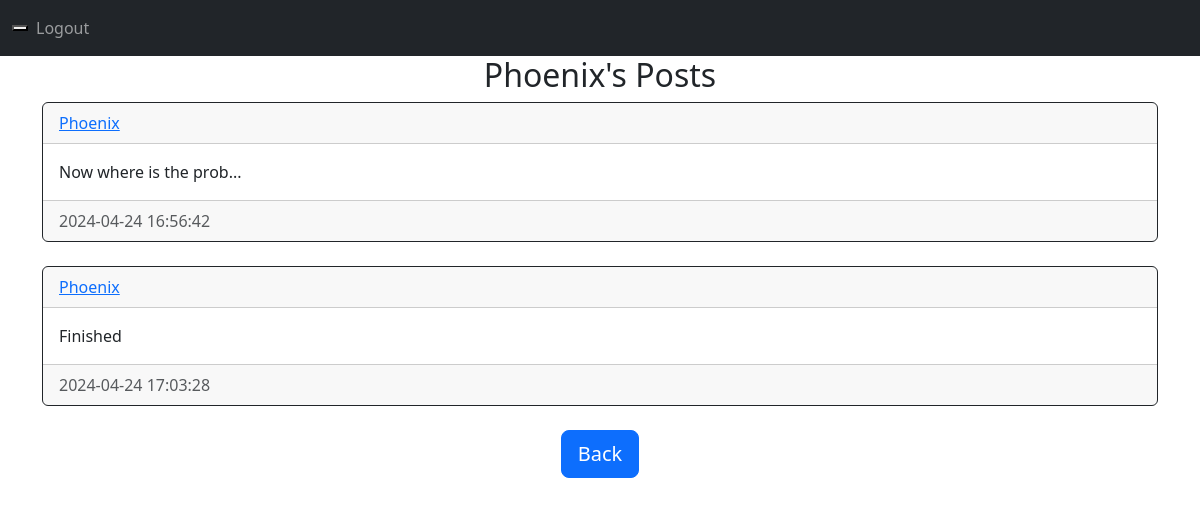
Page /posts/Phoenix (signed in) on the committed database.
### main.py (models this page shows)
class Post(db.Model):
  id = db.Column(db.Integer, primary_key=True)
  text = db.Column(db.Text,nullable=False)
  date_created = db.Column(db.DateTime(timezone = True),default = func.now())
  author = db.Column(db.Integer,db.ForeignKey('users.id',ondelete="CASCADE"),nullable=False)
  comments = db.relationship('Comment',backref = 'post',passive_deletes=True)
  likes = db.relationship('Like',backref = 'post',passive_deletes=True)

class Users(UserMixin, db.Model):
    id = db.Column(db.Integer, primary_key=True)
    username = db.Column(db.String(250), unique=True, nullable=False)
    password = db.Column(db.String(250), nullable=False)
    posts = db.relationship('Post',backref = 'user',passive_deletes=True)
    comments = db.relationship('Comment',backref = 'user',passive_deletes=True)
    likes = db.relationship('Like',backref = 'user',passive_deletes=True)

### main.py (the view)
@app.route("/posts/<username>")
@login_required
def posts(username):
  user = Users.query.filter_by(username=username).first()
  if not user:
    flash("No User with that Username exist",category="eror")
    return redirect(url_for("home"))
  posts = Post.query.filter_by(author=user.id).all()
  return render_template("posts.html",user = current_user,username=username,posts=posts)

### main.py (called while the page is built)
@login_manager.user_loader
def loader_user(user_id):
  return Users.query.get(user_id)

### templates/posts.html (shortened to what this page needs)
{% extends "base.html" %}
{% block content %}
<h2 align="center">{{username}}'s Posts</h2>
<div id="posts">
    {% for post in posts %}
    <div class="card border-dark">
      <div class=" card-header d-flex justify-content-between align-items-center">
      <a href="/posts/{{post.username}}">{{post.user.username}}</a>
    </div>
    <div class="card-body">
      <div class="card-text">
            {{post.text}}
      </div>
    </div>
    <div class="card-footer text-muted">
      {{post.date_created}}
    </div>
    </div>
    <br />
  {% endfor %}
  </div>
  <div align="center">
    <a href="/home"><button type="button" class="btn btn-primary btn-lg">Back</button></a>
  </div>
{% endblock %}

### templates/base.html (shortened to what this page needs)
<!doctype html>
<html lang="en">
  <head>
    <link href="https://cdn.jsdelivr.net/npm/bootstrap@5.3.3/dist/css/bootstrap.min.css" rel="stylesheet">
  </head>
  <body>
    <nav class="navbar navbar-expand-lg navbar-dark bg-dark">
      <div class="container-fluid">
        <button class="navbar-toggle" type="button" data-bs-toggle="collapse" data-bs-target="#navbar">
          </button>
        <div class="collapse navbar-collapse" id="navbar">
          <div class="navbar-nav">
          {% if current_user.is_authenticated %}
          <a class="nav-item nav-link" href="/logout">Logout</a>
          {% else %}
          <a class="nav-item nav-link" href="/home">Home</a>
          <a class="nav-item nav-link" href="/login">Login</a>
          <a class="nav-item nav-link" href="/sign_up">Sign Up</a>
          {% endif %}
          </div>
        </div>
      </div>
    </nav>
   <div class="container">
      {% block content %}
      {% endblock%}
   </div>
  </body>
</html>

### rows in the picture
Post: user.username "Phoenix", text "Now where is the prob...", date_created "2024-04-24 16:56:42"
Post: user.username "Phoenix", text "Finished", date_created "2024-04-24 17:03:28"

### other values in the picture
{{ username }} "Phoenix"
